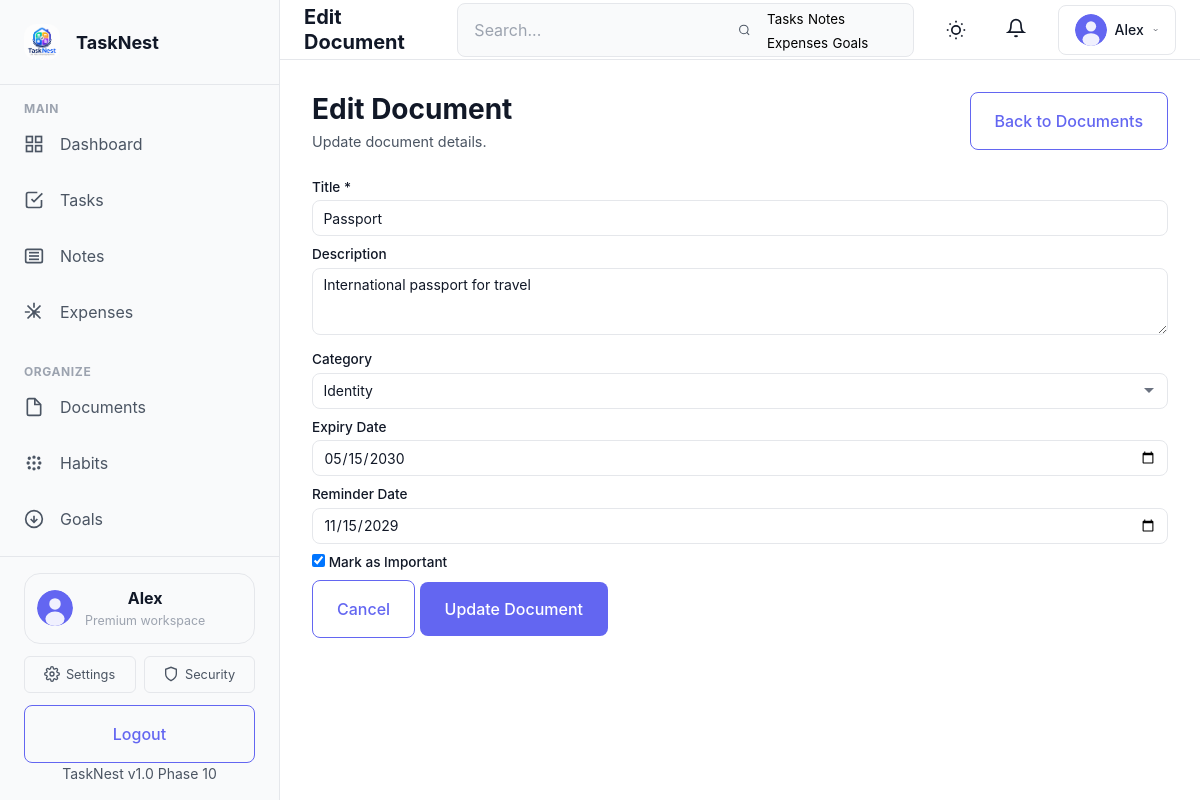
Screenshot of /modules/documents/documents-edit.php?id=1 (signed in) with the database file from the repository.
### tables this page shows
CREATE TABLE IF NOT EXISTS users (
    id INT PRIMARY KEY AUTO_INCREMENT,
    username VARCHAR(50) UNIQUE NOT NULL,
    email VARCHAR(120) UNIQUE NOT NULL,
    password_hash VARCHAR(255) NOT NULL,
    first_name VARCHAR(100),
    last_name VARCHAR(100),
    avatar_url VARCHAR(255),
    phone VARCHAR(20),
    bio TEXT,
    timezone VARCHAR(50) DEFAULT 'UTC',
    theme ENUM('light', 'dark') DEFAULT 'light',
    is_active TINYINT(1) DEFAULT 1,
    role ENUM('user', 'admin') DEFAULT 'user',
    created_at TIMESTAMP DEFAULT CURRENT_TIMESTAMP,
    updated_at TIMESTAMP DEFAULT CURRENT_TIMESTAMP ON UPDATE CURRENT_TIMESTAMP,
    INDEX idx_email (email),
    INDEX idx_username (username),
    INDEX idx_created_at (created_at)
);

CREATE TABLE IF NOT EXISTS documents (
    id INT AUTO_INCREMENT PRIMARY KEY,
    user_id INT NOT NULL,
    title VARCHAR(255) NOT NULL,
    description TEXT DEFAULT NULL,
    filename VARCHAR(255) NOT NULL,
    original_name VARCHAR(255) NOT NULL,
    file_size INT DEFAULT 0,
    mime_type VARCHAR(100) DEFAULT NULL,
    category_id INT DEFAULT NULL,
    expiry_date DATE DEFAULT NULL,
    reminder_date DATE DEFAULT NULL,
    is_important TINYINT(1) DEFAULT 0,
    is_deleted TINYINT(1) DEFAULT 0,
    created_at TIMESTAMP DEFAULT CURRENT_TIMESTAMP,
    updated_at TIMESTAMP DEFAULT CURRENT_TIMESTAMP ON UPDATE CURRENT_TIMESTAMP,
    FOREIGN KEY (user_id) REFERENCES users(id) ON DELETE CASCADE,
    FOREIGN KEY (category_id) REFERENCES document_categories(id) ON DELETE SET NULL,
    INDEX idx_doc_user (user_id, is_deleted),
    INDEX idx_doc_expiry (user_id, expiry_date),
    INDEX idx_doc_category (category_id)
);

CREATE TABLE IF NOT EXISTS document_categories (
    id INT AUTO_INCREMENT PRIMARY KEY,
    user_id INT NOT NULL,
    name VARCHAR(100) NOT NULL,
    color VARCHAR(20) DEFAULT '#6366f1',
    is_deleted TINYINT(1) DEFAULT 0,
    created_at TIMESTAMP DEFAULT CURRENT_TIMESTAMP,
    updated_at TIMESTAMP DEFAULT CURRENT_TIMESTAMP ON UPDATE CURRENT_TIMESTAMP,
    FOREIGN KEY (user_id) REFERENCES users(id) ON DELETE CASCADE,
    UNIQUE KEY unique_doc_cat_user (user_id, name),
    INDEX idx_dc_user (user_id)
);

### modules/documents/documents-edit.php (the view, shortened to what the rows shown need)
<?php
require_once __DIR__ . '/../../config/db.php';
require_once __DIR__ . '/../../includes/auth.php';
require_once __DIR__ . '/../../includes/functions.php';
$user_id = $auth->getUserId();
$page_title = 'Edit Document';
$categories = getDocumentCategories($mysqli, $user_id);
$document_id = (int) ($_GET['id'] ?? 0);
$stmt = safePrepare($mysqli, 'SELECT id, title, description, category_id, expiry_date, reminder_date, is_important FROM documents WHERE id = ? AND user_id = ? AND is_deleted = 0');
$stmt->bind_param('ii', $document_id, $user_id);
$stmt->execute();
$document = $stmt->get_result()->fetch_assoc();
include __DIR__ . '/../../includes/header.php';
?>
<div class="documents-page">
    <div class="docs-toolbar">
        <div>
            <h1 class="docs-title">Edit Document</h1>
        </div>
    </div>
    <div class="note-form-card">
        <form method="post" action="">
            <div class="form-group">
                <label for="title">Title <span class="required">*</span></label>
                <input type="text" id="title" name="title" class="form-control" required maxlength="255" placeholder="Enter document title" value="<?php echo htmlspecialchars($_POST['title'] ?? $document['title']); ?>">
            </div>
            <div class="form-group">
                <label for="description">Description</label>
                <textarea id="description" name="description" class="form-control" rows="3" placeholder="Optional description"><?php echo htmlspecialchars($_POST['description'] ?? $document['description']); ?></textarea>
            </div>
            <div class="form-group">
                <label for="category_id">Category</label>
                <select id="category_id" name="category_id" class="form-control">
                    <?php foreach ($categories as $cat): ?>
                        <option value="<?php echo (int) $cat['id']; ?>" <?php echo ((int) ($_POST['category_id'] ?? $document['category_id']) === (int) $cat['id']) ? 'selected' : ''; ?>><?php echo htmlspecialchars($cat['name']); ?></option>
                    <?php endforeach; ?>
                </select>
            </div>
            <div class="form-group">
                <label for="expiry_date">Expiry Date</label>
                <input type="date" id="expiry_date" name="expiry_date" class="form-control" value="<?php echo htmlspecialchars($_POST['expiry_date'] ?? $document['expiry_date']); ?>">
            </div>
            <div class="form-group">
                <label for="reminder_date">Reminder Date</label>
                <input type="date" id="reminder_date" name="reminder_date" class="form-control" value="<?php echo htmlspecialchars($_POST['reminder_date'] ?? $document['reminder_date']); ?>">
            </div>
            <div class="form-group">
                <label class="checkbox-inline">
                    <input type="checkbox" name="is_important" value="1" <?php echo !empty($_POST['is_important'] ?? $document['is_important']) ? 'checked' : ''; ?>>
                    Mark as Important
                </label>
            </div>
        </form>
    </div>
</div>
<?php include __DIR__ . '/../../includes/footer.php'; ?>

### includes/sidebar.php (shortened to what the rows shown need)
<?php
if (!isset($user) || !is_array($user)) {
    $user = $auth->getUser() ?? [];
}
$current_page = basename($_SERVER['PHP_SELF']);
$navClass = function ($page) use ($current_page) {
    return $current_page === $page ? 'active' : '';
};
?>
<aside class="sidebar" id="mainSidebar">
    <div class="sidebar-header">
        <a href="<?php echo SITE_URL; ?>/dashboard.php" class="logo">
            <img src="<?php echo SITE_URL; ?>/assets/images/logo-dark.png" alt="<?php echo SITE_NAME; ?> Logo" class="logo-img">
            <span class="logo-text"><?php echo SITE_NAME; ?></span>
        </a>
    </div>
    <nav class="sidebar-nav">
        <div class="nav-section">
            <button class="nav-section-toggle" type="button" aria-expanded="true">
                <h3 class="nav-section-title">Main</h3>
            </button>
            <ul class="nav-menu">
                <li class="nav-item <?php echo $navClass('dashboard.php'); ?>">
                    <a href="<?php echo SITE_URL; ?>/dashboard.php" class="nav-link">
                        <svg class="nav-icon" viewBox="0 0 24 24" fill="none" stroke="currentColor" stroke-width="2">
                            <rect x="3" y="3" width="7" height="7"></rect>
                            <rect x="14" y="3" width="7" height="7"></rect>
                            <rect x="14" y="14" width="7" height="7"></rect>
                            <rect x="3" y="14" width="7" height="7"></rect>
                        </svg>
                        <span class="nav-label">Dashboard</span>
                    </a>
                </li>
                <li class="nav-item <?php echo $navClass('tasks.php'); ?>">
                    <a href="<?php echo SITE_URL; ?>/tasks.php" class="nav-link">
                        <svg class="nav-icon" viewBox="0 0 24 24" fill="none" stroke="currentColor" stroke-width="2">
                            <polyline points="9 11 12 14 22 4"></polyline>
                            <path d="M21 12v7a2 2 0 0 1-2 2H5a2 2 0 0 1-2-2V5a2 2 0 0 1 2-2h11"></path>
                        </svg>
                        <span class="nav-label">Tasks</span>
                    </a>
                </li>
                <li class="nav-item <?php echo $navClass('notes.php'); ?>">
                    <a href="<?php echo SITE_URL; ?>/notes.php" class="nav-link">
                        <svg class="nav-icon" viewBox="0 0 24 24" fill="none" stroke="currentColor" stroke-width="2">
                            <path d="M4 4h16a2 2 0 0 1 2 2v12a2 2 0 0 1-2 2H4a2 2 0 0 1-2-2V6a2 2 0 0 1 2-2z"></path>
                            <line x1="6" y1="8" x2="18" y2="8"></line>
                            <line x1="6" y1="12" x2="18" y2="12"></line>
                            <line x1="6" y1="16" x2="18" y2="16"></line>
                        </svg>
                        <span class="nav-label">Notes</span>
                    </a>
                </li>
                <li class="nav-item <?php echo $navClass('expenses.php'); ?>">
                    <a href="<?php echo SITE_URL; ?>/expenses.php" class="nav-link">
                        <span class="nav-label">Expenses</span>
                    </a>
                </li>
            </ul>
        </div>
        <div class="nav-section">
            <button class="nav-section-toggle" type="button" aria-expanded="true">
                <h3 class="nav-section-title">Organize</h3>
            </button>
            <ul class="nav-menu">
                <li class="nav-item <?php echo $navClass('documents.php'); ?>">
                    <a href="<?php echo SITE_URL; ?>/documents.php" class="nav-link">
                        <svg class="nav-icon" viewBox="0 0 24 24" fill="none" stroke="currentColor" stroke-width="2">
                            <path d="M13 2H6a2 2 0 0 0-2 2v16a2 2 0 0 0 2 2h12a2 2 0 0 0 2-2V9z"></path>
                            <polyline points="13 2 13 9 20 9"></polyline>
                        </svg>
                        <span class="nav-label">Documents</span>
                    </a>
                </li>
                <li class="nav-item <?php echo $navClass('habits.php'); ?>">
                    <a href="<?php echo SITE_URL; ?>/habits.php" class="nav-link">
                        <span class="nav-label">Habits</span>
                    </a>
                </li>
                <li class="nav-item <?php echo $navClass('goals.php'); ?>">
                    <a href="<?php echo SITE_URL; ?>/goals.php" class="nav-link">
                        <svg class="nav-icon" viewBox="0 0 24 24" fill="none" stroke="currentColor" stroke-width="2">
                            <circle cx="12" cy="12" r="10"></circle>
                            <polyline points="8 12 12 16 16 12"></polyline>
                            <line x1="12" y1="8" x2="12" y2="16"></line>
                        </svg>
                        <span class="nav-label">Goals</span>
                    </a>
                </li>
            </ul>
        </div>
    </nav>
    <div class="sidebar-footer">
        <div class="sidebar-profile">
            <?php if (!empty($user['avatar_url'])): ?>
                <img src="<?php echo SITE_URL; ?>/<?php echo htmlspecialchars($user['avatar_url']); ?>" alt="Profile" class="sidebar-profile-avatar">
            <?php else: ?>
                <img src="<?php echo SITE_URL; ?>/assets/images/default-avatar.svg" alt="Profile" class="sidebar-profile-avatar">
            <?php endif; ?>
            <div>
                <strong><?php echo htmlspecialchars($user['first_name'] ?? $user['username']); ?></strong>
                <p>Premium workspace</p>
            </div>
        </div>
        <div class="sidebar-footer-links">
            <a href="<?php echo SITE_URL; ?>/settings.php" class="sidebar-footer-link">
                <span>Settings</span>
            </a>
            <a href="<?php echo SITE_URL; ?>/auth/2fa-setup.php" class="sidebar-footer-link">
                <svg viewBox="0 0 24 24" fill="none" stroke="currentColor" stroke-width="2" width="16" height="16"><path d="M12 22s8-4 8-10V5l-8-3-8 3v7c0 6 8 10 8 10z"></path></svg>
                <span>Security</span>
            </a>
        </div>
        <a href="<?php echo SITE_URL; ?>/auth/logout.php" class="btn btn-secondary btn-block">Logout</a>
        <div class="version-info">
            <small>TaskNest v1.0 Phase 10</small>
        </div>
    </div>
</aside>

### includes/navbar.php (shortened to what the rows shown need)
<?php
$user = $auth->getUser();
$avatar_url = $user['avatar_url'] ?? '';
if (empty($avatar_url) || $avatar_url === SITE_URL . '/') {
    $avatar_url = SITE_URL . '/assets/images/default-avatar.svg';
}
?>
<nav class="top-navbar">
    <div class="navbar-left">
        <h1 class="page-title"><?php echo htmlspecialchars($page_title ?? 'Dashboard', ENT_QUOTES, 'UTF-8'); ?></h1>
    </div>
    <div class="navbar-right">
        <div class="search-box">
            <input type="text" class="search-input" id="dashboardSearch" placeholder="Search..." aria-label="Search">
            <svg class="icon" viewBox="0 0 24 24" fill="none" stroke="currentColor" stroke-width="2">
                <circle cx="11" cy="11" r="8"></circle>
                <path d="m21 21-4.35-4.35"></path>
            </svg>
            <div class="search-suggestions" id="searchSuggestions">
                <button type="button">Tasks</button>
                <button type="button">Notes</button>
                <button type="button">Expenses</button>
                <button type="button">Goals</button>
            </div>
        </div>
        <button class="theme-toggle" id="themeToggle" aria-label="Toggle theme">
        </button>
        <div class="navbar-notifications-wrapper">
            <button class="navbar-icon-btn" id="notificationsBtn" aria-label="Notifications">
                <svg class="icon" viewBox="0 0 24 24" fill="none" stroke="currentColor" stroke-width="2">
                    <path d="M18 8A6 6 0 0 0 6 8c0 7-3 9-3 9h18s-3-2-3-9"></path>
                    <path d="M13.73 21a2 2 0 0 1-3.46 0"></path>
                </svg>
            </button>
        </div>
        <div class="user-menu-wrapper">
            <button class="user-menu-btn" id="userMenuBtn" aria-label="User menu">
                <img src="<?php echo htmlspecialchars($avatar_url); ?>" alt="User avatar" class="user-avatar">
                <span class="user-name"><?php echo htmlspecialchars($user['first_name'] ?? $user['username']); ?></span>
                <svg class="icon dropdown-icon" viewBox="0 0 24 24" fill="none" stroke="currentColor" stroke-width="2">
                    <polyline points="6 9 12 15 18 9"></polyline>
                </svg>
            </button>
        </div>
    </div>
</nav>

### rows the page displays
users: first_name "Alex"
documents: title "Passport", description "International passport for travel", category_id "Identity", expiry_date "05/15/2030", reminder_date "11/15/2029", is_important "☑"

### other values shown
SITE_NAME "TaskNest"
$page_title "Edit Document"
